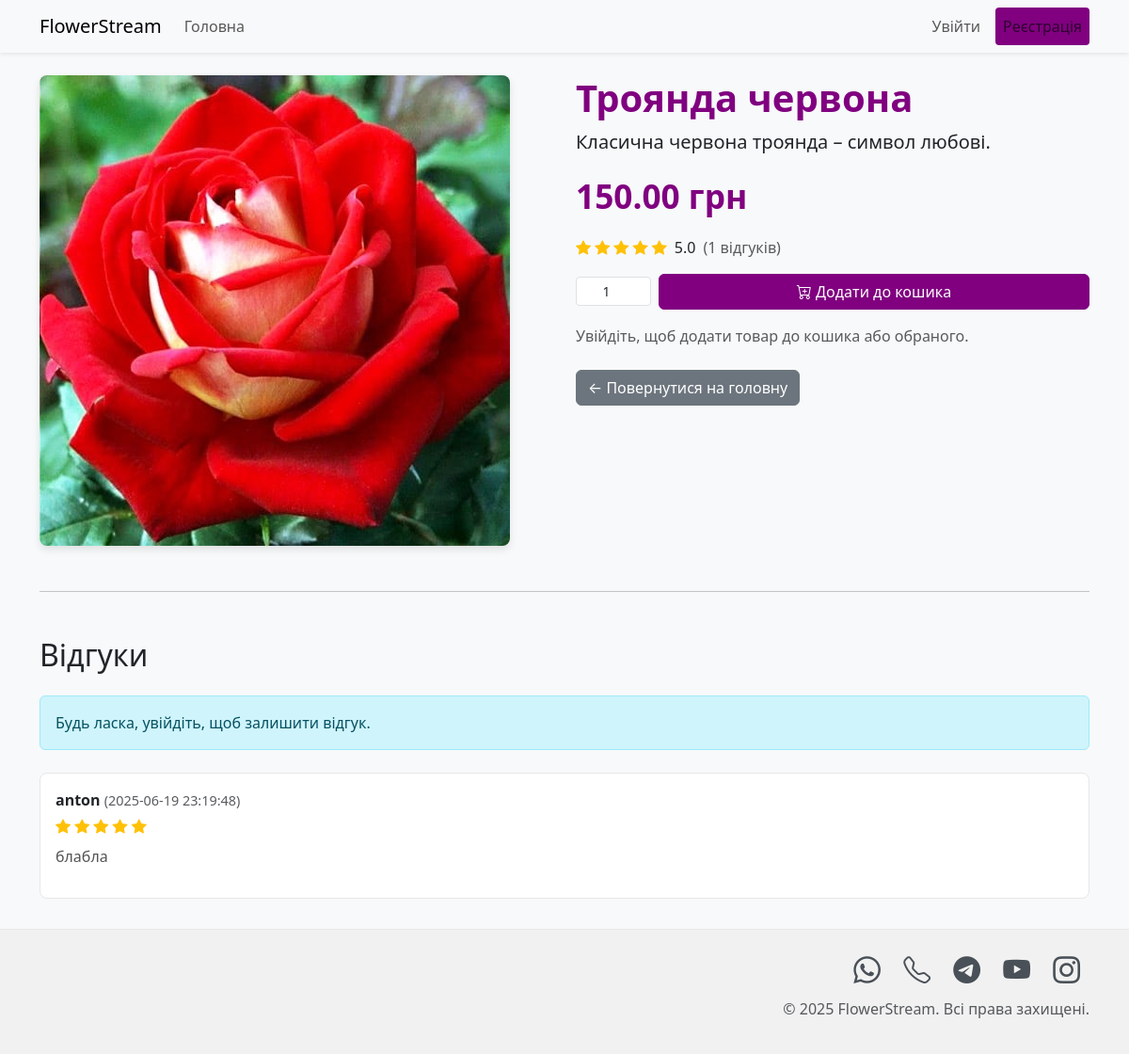
Before: /product/1 with the older database file.
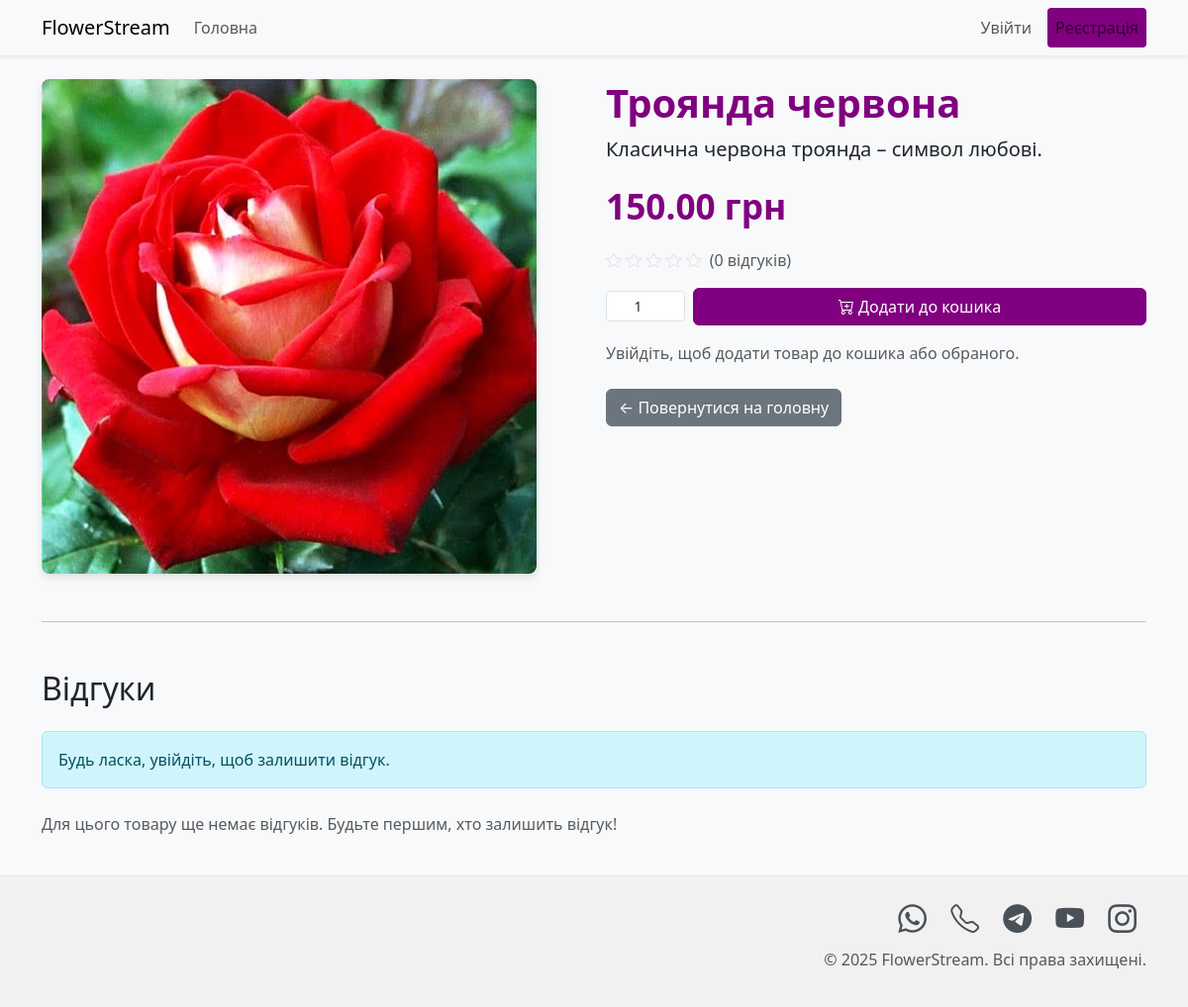
After: the same page with the newer database file.
### tables this page shows
CREATE TABLE products (
            id INTEGER PRIMARY KEY AUTOINCREMENT,
            name TEXT NOT NULL,
            description TEXT,
            price REAL NOT NULL,
            image_url TEXT,
            stock INTEGER NOT NULL DEFAULT 100 -- New stock column
        );

CREATE TABLE reviews (
            id INTEGER PRIMARY KEY AUTOINCREMENT,
            product_id INTEGER NOT NULL,
            user_id INTEGER NOT NULL,
            rating INTEGER NOT NULL, -- Rating from 1 to 5
            comment TEXT,
            created_at TEXT DEFAULT CURRENT_TIMESTAMP,
            FOREIGN KEY (product_id) REFERENCES products (id) ON DELETE CASCADE,
            FOREIGN KEY (user_id) REFERENCES users (id) ON DELETE CASCADE,
            CONSTRAINT check_rating CHECK (rating >= 1 AND rating <= 5)
        );

CREATE TABLE users (
            id INTEGER PRIMARY KEY AUTOINCREMENT,
            username TEXT UNIQUE NOT NULL,
            password_hash TEXT NOT NULL,
            role TEXT NOT NULL DEFAULT 'user'
            );

### app.py (the view)
@app.route('/product/<int:product_id>')
def product_detail(product_id):
    user_logged_in = session.get('user_id') is not None
    flower = get_flower_by_id(product_id)
    if not flower:
        flash('Товар не знайдено.', 'danger')
        return redirect(url_for('home'))
    reviews = get_reviews_for_product(product_id)
    average_rating = get_average_rating_for_product(product_id)
    user_has_reviewed = False
    if user_logged_in:
        db = get_db_connection()
        cursor = db.execute("SELECT COUNT(*) FROM reviews WHERE user_id = ? AND product_id = ?",
                           (session.get('user_id'), product_id))
        if cursor.fetchone()[0] > 0:
            user_has_reviewed = True
    cart_count = sum(item['quantity'] for item in session.get('cart', [])) if user_logged_in else 0
    favorites = session.get('favorites', []) if user_logged_in else []
    return render_template('product_detail.html',
                           flower=flower,
                           reviews=reviews,
                           average_rating=average_rating,
                           user_logged_in=user_logged_in,
                           cart_count=cart_count,
                           favorites=favorites,
                           user_has_reviewed=user_has_reviewed)

### app.py (called while the page is built)
def get_flower_by_id(flower_id):
    db = get_db_connection()
    cursor = db.execute("SELECT * FROM products WHERE id = ?", (flower_id,))
    return cursor.fetchone()

def get_average_rating_for_product(product_id):
    db = get_db_connection()
    cursor = db.execute("SELECT AVG(rating) FROM reviews WHERE product_id = ?", (product_id,))
    avg_rating = cursor.fetchone()[0]
    return round(avg_rating, 2) if avg_rating else 0.0

### db.py (called while the page is built)
def get_db_connection():
    if 'db' not in g:
        database = current_app.config.get('DATABASE')
        if not database:
            raise RuntimeError("Environment variable 'DATABASE' is not set. Check your .env file.")
        conn = sqlite3.connect(database)
        conn.row_factory = sqlite3.Row
        g.db = conn
    return g.db

### templates/product_detail.html (shortened to what this page needs)
<!DOCTYPE html>
<html lang="uk">
<head>
    <link href="https://cdn.jsdelivr.net/npm/bootstrap@5.3.0/dist/css/bootstrap.min.css" rel="stylesheet">
    <link rel="stylesheet" href="https://cdn.jsdelivr.net/npm/bootstrap-icons@1.10.5/font/bootstrap-icons.css">
</head>
<body>
    <nav class="navbar navbar-expand-lg navbar-light bg-light shadow-sm">
        <div class="container">
            <a class="navbar-brand" href="{{ url_for('home') }}">FlowerStream</a>
            <div class="collapse navbar-collapse" id="navbarNav">
                <ul class="navbar-nav me-auto mb-2 mb-lg-0">
                    <li class="nav-item">
                        <a class="nav-link" href="{{ url_for('home') }}">Головна</a>
                    </li>
                </ul>
                <ul class="navbar-nav">
                    {% if user_logged_in %}
                        <li class="nav-item">
                            <span class="nav-link text-dark">Привіт, {{ session.username }}!</span>
                        </li>
                        <li class="nav-item">
                            <a class="nav-link btn btn-outline-danger btn-sm" href="{{ url_for('logout') }}">Вийти</a>
                        </li>
                    {% else %}
                        <li class="nav-item">
                            <a class="nav-link btn btn-outline-primary btn-sm me-2" href="{{ url_for('login') }}">Увійти</a>
                        </li>
                        <li class="nav-item">
                            <a class="nav-link btn btn-primary btn-sm" href="{{ url_for('register') }}" style="background-color: purple;">Реєстрація</a>
                        </li>
                    {% endif %}
                </ul>
            </div>
        </div>
    </nav>
    <div class="container py-4">
        <div class="row">
            <div class="col-md-6">
                {% if flower.image_url %}
                    <img src="{{ url_for('static', filename=flower.image_url.split('static/')[-1]) }}" class="img-fluid product-image" alt="{{ flower.name }}">
                {% else %}
                    <img src="https://placehold.co/600x400/cccccc/333333?text=Немає+зображення" class="img-fluid product-image" alt="Немає зображення">
                {% endif %}
            </div>
            <div class="col-md-6 flower-details">
                <h1>{{ flower.name }}</h1>
                <p class="lead">{{ flower.description }}</p>
                <p class="price">{{ "%.2f"|format(flower.price) }} грн</p>
                <div class="d-flex align-items-center mb-3">
                    <div class="rating-stars me-2">
                        {% for i in range(1, 6) %}
                            {% if average_rating >= i %}
                                <i class="bi bi-star-fill"></i>
                            {% elif average_rating >= i - 0.5 %}
                                <i class="bi bi-star-half"></i>
                            {% else %}
                                <i class="bi bi-star"></i>
                            {% endif %}
                        {% endfor %}
                        {% if average_rating %}<span class="ms-1">{{ average_rating }}</span>{% endif %}
                    </div>
                    <span class="text-muted">({{ reviews|length }} відгуків)</span>
                </div>
                <form action="{{ url_for('add_to_cart', flower_id=flower.id) }}" method="post" class="mb-3">
                    <div class="quantity-input-group">
                        <input type="number" name="quantity" class="form-control form-control-sm" value="1" min="1" aria-label="Кількість">
                        <button type="submit" class="btn btn-purple flex-grow-1">
                            <i class="bi bi-cart-plus"></i> Додати до кошика
                        </button>
                    </div>
                </form>
                {% if user_logged_in %}
                <form action="{{ url_for('add_to_favorites', flower_id=flower.id) }}" method="post" class="d-inline">
                    <button type="submit" class="btn btn-outline-danger">
                        <i class="bi bi-heart"></i> Додати в обране
                    </button>
                </form>
                {% else %}
                <p class="text-muted mt-3">Увійдіть, щоб додати товар до кошика або обраного.</p>
                {% endif %}
                <div class="mt-4">
                    <a href="{{ url_for('home') }}" class="btn btn-secondary">← Повернутися на головну</a>
                </div>
            </div>
        </div>
        <hr class="my-5">
        <h2 class="mb-4">Відгуки</h2>
        {% if user_logged_in and not user_has_reviewed %}
        <div class="card p-4 mb-4">
            <h4>Залишити свій відгук</h4>
            <form action="{{ url_for('add_review', product_id=flower.id) }}" method="post">
                <div class="mb-3">
                    <label class="form-label">Ваша оцінка:</label>
                    <div class="rating-form">
                        {% for i in range(5, 0, -1) %}
                        <div class="form-check form-check-inline">
                            <input class="form-check-input" type="radio" name="rating" id="rating{{ i }}" value="{{ i }}" {% if loop.first %}checked{% endif %}>
                            <label class="form-check-label" for="rating{{ i }}">{{ i }} <i class="bi bi-star-fill text-warning"></i></label>
                        </div>
                        {% endfor %}
                    </div>
                </div>
                <div class="mb-3">
                    <label for="comment" class="form-label">Коментар (необов'язково):</label>
                    <textarea class="form-control" id="comment" name="comment" rows="3" placeholder="Напишіть ваш відгук про товар..."></textarea>
                </div>
                <button type="submit" class="btn btn-purple">Відправити відгук</button>
            </form>
        </div>
        {% elif user_logged_in and user_has_reviewed %}
        <div class="alert alert-info" role="alert">
            Ви вже залишили відгук для цього товару.
        </div>
        {% else %}
        <div class="alert alert-info" role="alert">
            Будь ласка, увійдіть, щоб залишити відгук.
        </div>
        {% endif %}
        <div class="reviews-list mt-4">
            {% if reviews %}
                {% for review in reviews %}
                <div class="card p-3 mb-2 review-card">
                    <div class="review-header">
                        <p class="mb-1"><strong>{{ review.username }}</strong> <small class="text-muted">({{ review.created_at }})</small></p>
                    </div>
                    <div class="rating-stars">
                        {% for i in range(1, 6) %}
                            {% if review.rating >= i %}
                                <i class="bi bi-star-fill"></i>
                            {% elif review.rating >= i - 0.5 %}
                                <i class="bi bi-star-half"></i>
                            {% else %}
                                <i class="bi bi-star"></i>
                            {% endif %}
                        {% endfor %}
                    </div>
                    {% if review.comment %}
                        <p class="review-comment">{{ review.comment }}</p>
                    {% else %}
                        <p class="text-muted">Коментар відсутній.</p>
                    {% endif %}
                </div>
                {% endfor %}
            {% else %}
                <p class="text-muted">Для цього товару ще немає відгуків. Будьте першим, хто залишить відгук!</p>
            {% endif %}
        </div>
    </div>
    <footer class="footer mt-auto">
        <div class="container text-end">
            <div class="social-icons">
                <a href="https://wa.me/PHONE_NUMBER" target="_blank" title="WhatsApp"><i class="bi bi-whatsapp"></i></a>
                <a href="tel:PHONE_NUMBER" title="Телефон"><i class="bi bi-telephone"></i></a>
                <a href="https://t.me/tarassts" target="_blank" title="Telegram"><i class="bi bi-telegram"></i></a>
                <a href="https://www.youtube.com/YOUTUBE_CHANNEL" target="_blank" title="YouTube"><i class="bi bi-youtube"></i></a>
                <a href="https://www.instagram.com/INSTAGRAM_USERNAME" target="_blank" title="Instagram"><i class="bi bi-instagram"></i></a>
            </div>
            <p class="text-muted mt-2">&copy; {{ 'now' | date('%Y') }} FlowerStream. Всі права захищені.</p>
        </div>
    </footer>
</body>
</html>

### templates/product_detail.html (style rules this page uses)
body { display: flex; flex-direction: column; min-height: 100vh; background-color: #f8f9fa; }
.container.py-4 { flex: 1; }
.bi { transition: color 0.2s ease; }
.footer { background-color: #f1f1f1; padding: 20px 0; text-align: center; border-top: 1px solid #e7e7e7; }
.social-icons a { font-size: 1.8rem; margin: 0 10px; color: #495057; transition: color 0.3s ease; }
.product-image { max-width: 100%; height: auto; border-radius: 8px; box-shadow: 0 4px 8px rgba(0,0,0,0.1); }
.flower-details h1 { color: #800080; font-weight: bold; }
.flower-details .price { font-size: 2.2rem; color: #800080; font-weight: bold; margin-top: 1rem; }
.rating-stars .bi-star { color: #e4e5e9; }
.btn-purple { background-color: #800080; color: white; border-color: #800080; }
.quantity-input-group { display: flex; align-items: center; margin-bottom: 1rem; }
.quantity-input-group .form-control { max-width: 80px; text-align: center; margin-right: 0.5rem; }

Changed rows visible on the page:
removed reviews: username "anton", created_at "2025-06-19 23:19:48", rating 5 (drawn), comment "блабла"
Other visible differences:
{{ reviews|length }}: "1" → "0"
{{ average_rating }}: "5.0" → (not shown)
text now shown: "Для цього товару ще немає відгуків. Будьте першим, хто залишить відгук!"
